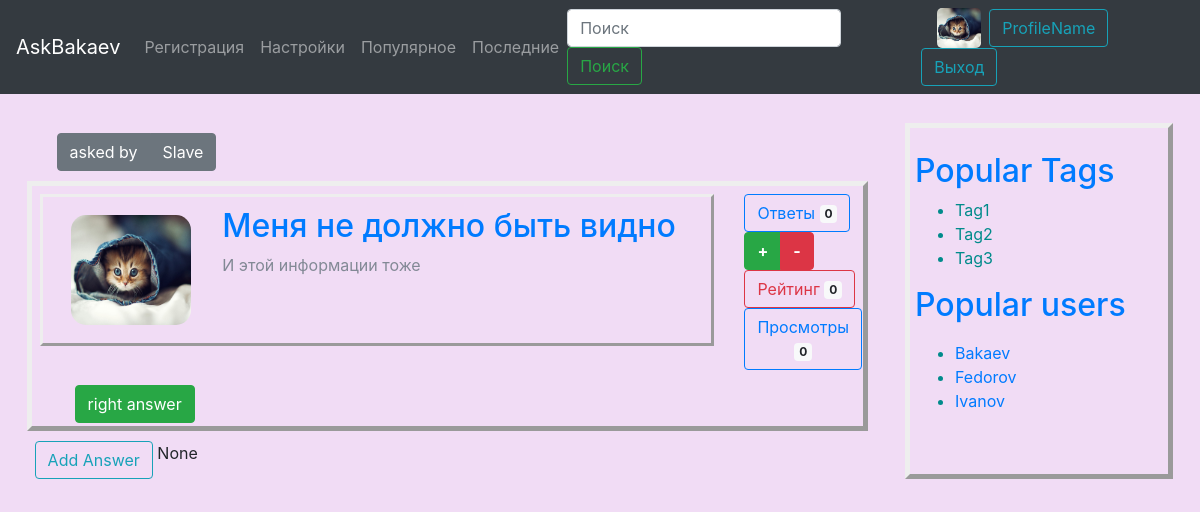
/question/3/, run on the app's committed database.
### main/models.py (models this page shows)
class Questions(models.Model):
    question = models.CharField(max_length=200, verbose_name = "вопрос")
    description = models.TextField(verbose_name = "подробности вопроса")
    author = models.ForeignKey(
        Users, on_delete=models.CASCADE, related_name='user', verbose_name = "автор")
    answers_count = models.IntegerField(default=0, verbose_name = "ответы")
    rating = models.IntegerField(default=0, verbose_name = "рейтинг")
    views = models.IntegerField(default=0, verbose_name = "просмотры")
    creation_time = models.DateTimeField(auto_now_add=True, verbose_name='дата и время создания')
    published = models.BooleanField(default=True, verbose_name="опубликован?")
    tags = models.ManyToManyField('Tags', blank=True, related_name='tags', verbose_name='Теги')
    def __str__(self):
        return self.question
    objects = QuestManager()
    class Meta:
        verbose_name = "Вопрос"
        verbose_name_plural = "Вопросы"

class Users(models.Model):
    name = models.CharField(max_length=20, verbose_name="имя")
    birthday = models.DateField(verbose_name='дата рождения')
    about = models.TextField(default="Пользователь не рассказал о себе.", verbose_name="о пользователе")
    avatar = models.ImageField(upload_to='upload/')
    password = models.CharField(default="qwertyqwerty", max_length=32, verbose_name="parol'")
    def __str__(self):
        return self.name
    class Meta:
        verbose_name = "Пользователь"
        verbose_name_plural = "Пользователи"

### question/views.py (the view)
# urls.py: path('question/<int:pk>/', quest_views.QuestView.as_view(), name="question"),
class QuestView(DetailView):
    model = Questions
    template_name = 'question/question.html'
    def get_context_data(self, **kwargs):
        context = super().get_context_data(**kwargs)
        print(context)
        if True:
                q = Questions.objects.get(pk=context['questions'].id)
                q.views += 1
                q.save()
        context['increment'] = Questions.objects.increment(context['object'])
        return context

### main/models.py (called while the page is built)
    def increment(self, question):
        print("increment is called")

### question/templates/question/question.html (shortened to what this page needs)
{% extends "base.html" %}
{% block content %}
{% load static %}
<div class="up">
    <div class="btn-group" role="group" aria-label="Basic example">
      <button class="btn btn-secondary">asked by</button>
      <button type="button" class="btn btn-secondary">{{object.author}}</button>
    </div>
  </div>
  <div class="container main-content">
    <div class="row">
      <div class="col-10">
        <div class="question">
          <div class="row">
            <div class="col-2">
              <img class="avatar" src="{% static "public/kitten.jpg" %}" width="120" height="110" alt="kitten">
            </div>
            <div class="col-1"></div>
            <div class="col-9">
              <h2><a href=" ">{{object.question}}</a></h2>
              <p>{{object.description}}</p>
            </div>
          </div>
        </div>
      </div>
      <div class="col-2 ">
          <button type="button" class="btn btn-outline-primary">
              Ответы <span class="badge badge-light">{{object.answers_set.count}}</span>
          </button>
          <div class="btn-group" role="group" aria-label="Basic example">
              <button type="button" class="btn btn-success"><strong> + </strong></button>
              <button type="button" class="btn btn-danger"><strong> - </strong></button>
            </div>
          <button type="button" class="btn btn-outline-danger">
              Рейтинг <span class="badge badge-light">{{object.rating}}</span>
          </button>
          <button type="button" class="btn btn-outline-primary">
              Просмотры <span class="badge badge-light">{{object.views}}</span>
          </button>
      </div>
    </div>
<form action="post" method="post">
      <button type="submit" name="right" class="btn btn-success margine">right answer</button>
  </form>
  </div>
  <a href="/new_answer/{{object.id}}" class="margine btn btn-outline-info ml-2 margin">Add Answer</a>
  {{increment}}
{% endblock %}

### static/public/my.css (style rules this page uses)
.up { padding: 10px; padding-left: 30px; }
.main-content { border-style: outset; padding: 3px; border-width: 5px; color: darkcyan; }
.question { border-style: outset; padding: 5px; color: rgba(21, 56, 56, 0.507); }
.row { padding: 5px; }
.avatar { margin-left: 18px; margin-top: 8px; border-radius: 15px; margin-right: 8px; }
.margine { margin-top: 10px; margin-left: 40px; }
.row:after { content: ""; display: table; clear: both; }

### data on the page
Questions: author "Slave", question "Меня не должно быть видно", description "И этой информации тоже", answers_set.count "0", rating "0", views "0"

### other printed values
{{ increment }} "None"
